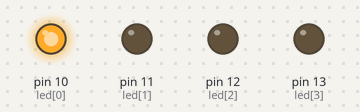
Bench run of a sketch on a simulated Arduino Uno, built with avr-gcc and run on an emulated ATmega328P. Shown: output pins drawn as LEDs (lit = HIGH).

Above: at 0.1 s.
At 0.7 s:
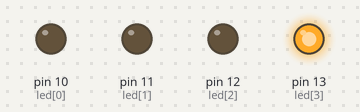
At 1.7 s:
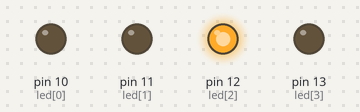
At 2.7 s:
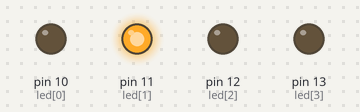
Timing chart, 0 to 3.0 s (numbered marks = the images above):
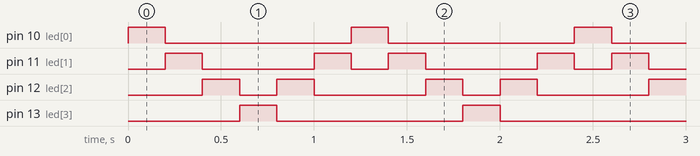

The sketch:

P41-1_4_LED_Pe_Li_lamp.ino
```cpp
/*
*P41-1
*設計Arduino 程式，控制四個LED 執行霹靂燈閃爍移位變化。
*/

#define SHIFT_INTERVAL 200 //ms

const uint8_t led[4] = {10,11,12,13};
//                  最左      最右
uint8_t i = 0; //Current LED index
int dir = 1; //1右，-1向左

void setup()
{
	pinMode(led[0], OUTPUT);
	pinMode(led[1], OUTPUT);
	pinMode(led[2], OUTPUT);
	pinMode(led[3], OUTPUT);

	digitalWrite(led[0], LOW);
	digitalWrite(led[1], LOW);
	digitalWrite(led[2], LOW);
	digitalWrite(led[3], LOW);
	}

void loop()
{
	for(uint8_t j=0;j<4;j++) digitalWrite(led[j], LOW); //shift後全數關閉LED
	if(i>=3) dir = -1;     //LED index >= 3 則切換方向向左
	else if(i<=0) dir = 1; //LED index <= 0 則切換方向向右
	digitalWrite(led[i], HIGH);
	delay(SHIFT_INTERVAL); //每隔固定時間進行shift
	i += dir;              //LED index+方向
}
```

Measured:
- by itself, pin 10 (led[0]), pin 13 (led[3]): alternates HIGH for 0.20 s and LOW for 1.0 s
- by itself, pin 11 (led[1]): repeats every 1.2 s: LOW 0.60 s, HIGH 0.20 s, LOW 0.20 s, HIGH 0.20 s
- by itself, pin 12 (led[2]): repeats every 1.2 s: LOW 0.20 s, HIGH 0.20 s, LOW 0.60 s, HIGH 0.20 s
